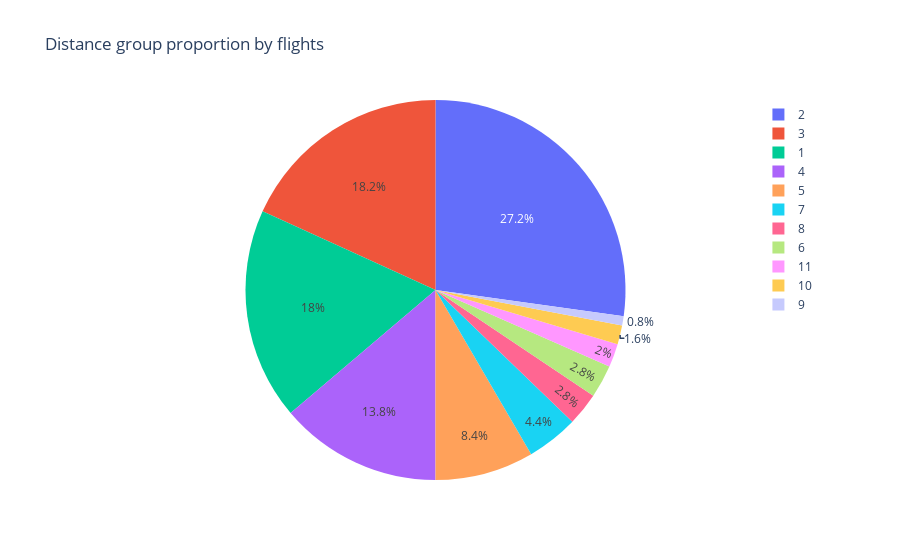

Source (notebook cell):
### Code cell
# Pie Chart Creation
fig = px.pie(data, values='Flights', names='DistanceGroup', title='Distance group proportion by flights')
fig.show()

### Figure 1 — Plotly figure (JSON) as saved in the notebook; plotly's stock layout.template omitted (floating-point values rounded to 4 significant figures; data arrays with more than 128 entries replaced by an {"elided": "..."} marker saying what was removed)
{"data": [{"domain": {"x": [0, 1], "y": [0, 1]}, "hovertemplate": "DistanceGroup=%{label}<br>Flights=%{value}<extra></extra>", "labels": {"elided": "500 int values"}, "legendgroup": "", "name": "", "showlegend": true, "type": "pie", "values": {"elided": "500 int values"}}], "layout": {"legend": {"tracegroupgap": 0}, "title": {"text": "Distance group proportion by flights"}}}
